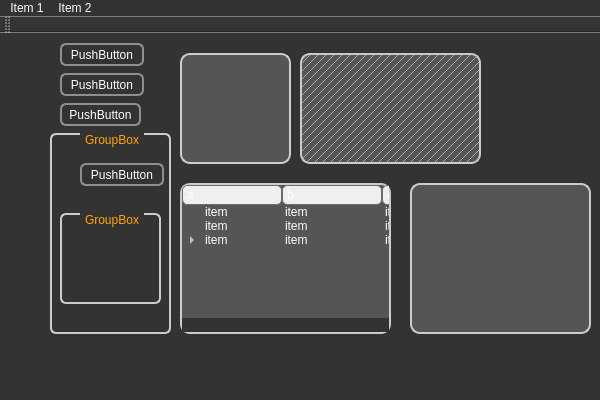
<?xml version="1.0" encoding="UTF-8"?>
<ui version="4.0">
 <class>MainWindow</class>
 <widget class="QMainWindow" name="MainWindow">
  <property name="geometry">
   <rect>
    <x>0</x>
    <y>0</y>
    <width>600</width>
    <height>400</height>
   </rect>
  </property>
  <property name="font">
   <font>
    <stylestrategy>PreferAntialias</stylestrategy>
   </font>
  </property>
  <property name="windowTitle">
   <string>MainWindow</string>
  </property>
  <property name="styleSheet">
   <string notr="true">* {
	background: #333; 
	color: white;
}


QScrollBar::add-line, QScrollBar::sub-line {width:0;height:0;}
QScrollBar{margin:1px 1px 1px 1px;}
QScrollBar::handle{
	border-radius:4px;
	background-color: qlineargradient(x1:0, y1:0, x2:0, y2:1,
                                       stop:0 #717171, stop: 0.5 #505050,
                                       stop: 0.6 #434343, stop:1 #757575);
}
QScrollBar::add-page, QScrollBar::sub-page{
	background-color: qlineargradient(x1:0, y1:0, x2:0, y2:1,
                                       stop:0 #333, stop: 0.2 #222,
                                       stop: 0.8 #222, stop:1 #444);
}

QGraphicsView, QMdiArea, QTreeView {
	border:2px solid #ccc;
	border-radius:10px; 
	background-color:#555;
}


QHeaderView { background-color: transparent; }
QHeaderView::section {
	background-color: qlineargradient(x1:0, y1:0, x2:0, y2:1,
                                       stop:0 #616161, stop: 0.5 #505050,
                                       stop: 0.6 #434343, stop:1 #656565);
	color: white;
	padding-left: 4px;
	border: 1px solid #6c6c6c;
	border-radius:5px;
 }

QMenuBar {
	background-color: qlineargradient(x1:0, y1:0, x2:0, y2:1,
                                       stop:0 #888, stop:1 #aaa);
 } QMenuBar::item  {
	spacing: 3px; /* spacing between menu bar items */
	padding: 1px 4px;
	background: transparent;
	border-radius: 4px;
} QMenuBar::item:selected { /* when selected using mouse or keyboard */
	background: #b8b8b8;
} QMenuBar::item:pressed {
	background: #aaa;
}

QMenu {
	border: 1px solid black;
	background-color: qlineargradient(x1:0, y1:0, x2:0, y2:1,
                                       stop:0 #616161, stop: 0.5 #505050,
                                       stop: 0.52 #434343, stop:1 #656565);
} QMenu::item {
} QMenu::item:selected {
	background-color: #654321;
}

QPushButton {
	border: 2px solid #8f8f91;
	border-radius: 6px;
	background-color: qlineargradient(x1:0, y1:0, x2:0, y2:1,
                                       stop:0 #717171, stop: 0.5 #606060,
                                       stop: 0.6 #535353, stop:1 #757575);
} QPushButton:pressed {
	background-color: qlineargradient(x1:0, y1:0, x2:0, y2:1,
										stop:0.5 #717171, 
										stop: 1 #606060,
										stop: 0 #535353, 
										stop:0.6 #757575);
}

QGroupBox {
	 background-color: qlineargradient(x1: 0, y1: 0, x2: 0, y2: 1,
                                       stop: 0 #555, stop: 1 #888);
	border: 2px solid #CCC;
	border-radius: 6px;
	margin-top: 1ex; /* leave space at the top for the title */
} QGroupBox::title {
	color: orange;	
	subcontrol-origin: margin;
	subcontrol-position: top center; /* position at the top center */
	padding: 0 3px;
}</string>
  </property>
  <widget class="QWidget" name="centralWidget">
   <widget class="QPushButton" name="pushButton">
    <property name="geometry">
     <rect>
      <x>60</x>
      <y>10</y>
      <width>84</width>
      <height>23</height>
     </rect>
    </property>
    <property name="text">
     <string>PushButton</string>
    </property>
   </widget>
   <widget class="QPushButton" name="pushButton_2">
    <property name="geometry">
     <rect>
      <x>60</x>
      <y>40</y>
      <width>84</width>
      <height>23</height>
     </rect>
    </property>
    <property name="text">
     <string>PushButton</string>
    </property>
   </widget>
   <widget class="QPushButton" name="pushButton_3">
    <property name="geometry">
     <rect>
      <x>60</x>
      <y>70</y>
      <width>81</width>
      <height>23</height>
     </rect>
    </property>
    <property name="text">
     <string>PushButton</string>
    </property>
   </widget>
   <widget class="QGroupBox" name="groupBox">
    <property name="geometry">
     <rect>
      <x>50</x>
      <y>100</y>
      <width>121</width>
      <height>201</height>
     </rect>
    </property>
    <property name="title">
     <string>GroupBox</string>
    </property>
    <widget class="QGroupBox" name="groupBox_2">
     <property name="geometry">
      <rect>
       <x>10</x>
       <y>80</y>
       <width>101</width>
       <height>91</height>
      </rect>
     </property>
     <property name="title">
      <string>GroupBox</string>
     </property>
    </widget>
    <widget class="QPushButton" name="pushButton_4">
     <property name="geometry">
      <rect>
       <x>30</x>
       <y>30</y>
       <width>84</width>
       <height>23</height>
      </rect>
     </property>
     <property name="text">
      <string>PushButton</string>
     </property>
    </widget>
   </widget>
   <widget class="QGraphicsView" name="graphicsView">
    <property name="geometry">
     <rect>
      <x>180</x>
      <y>20</y>
      <width>111</width>
      <height>111</height>
     </rect>
    </property>
    <property name="styleSheet">
     <string notr="true"/>
    </property>
   </widget>
   <widget class="QTreeWidget" name="treeWidget">
    <property name="geometry">
     <rect>
      <x>180</x>
      <y>150</y>
      <width>211</width>
      <height>151</height>
     </rect>
    </property>
    <property name="styleSheet">
     <string notr="true"/>
    </property>
    <attribute name="headerVisible">
     <bool>true</bool>
    </attribute>
    <attribute name="headerDefaultSectionSize">
     <number>100</number>
    </attribute>
    <attribute name="headerDefaultSectionSize">
     <number>100</number>
    </attribute>
    <attribute name="headerVisible">
     <bool>true</bool>
    </attribute>
    <column>
     <property name="text">
      <string>a</string>
     </property>
    </column>
    <column>
     <property name="text">
      <string>b</string>
     </property>
    </column>
    <column>
     <property name="text">
      <string>c</string>
     </property>
    </column>
    <item>
     <property name="text">
      <string>item</string>
     </property>
     <property name="text">
      <string>item</string>
     </property>
     <property name="text">
      <string>item</string>
     </property>
    </item>
    <item>
     <property name="text">
      <string>item</string>
     </property>
     <property name="text">
      <string>item</string>
     </property>
     <property name="text">
      <string>item</string>
     </property>
    </item>
    <item>
     <property name="text">
      <string>item</string>
     </property>
     <property name="text">
      <string>item</string>
     </property>
     <property name="text">
      <string>item</string>
     </property>
     <item>
      <property name="text">
       <string>item</string>
      </property>
      <property name="text">
       <string>item</string>
      </property>
      <property name="text">
       <string>item</string>
      </property>
     </item>
    </item>
   </widget>
   <widget class="QMdiArea" name="mdiArea">
    <property name="geometry">
     <rect>
      <x>300</x>
      <y>20</y>
      <width>181</width>
      <height>111</height>
     </rect>
    </property>
    <property name="frameShape">
     <enum>QFrame::NoFrame</enum>
    </property>
    <property name="background">
     <brush brushstyle="BDiagPattern">
      <color alpha="255">
       <red>179</red>
       <green>173</green>
       <blue>164</blue>
      </color>
     </brush>
    </property>
    <property name="viewMode">
     <enum>QMdiArea::SubWindowView</enum>
    </property>
    <widget class="QWidget" name="subwindow">
     <property name="windowTitle">
      <string>Subwindow</string>
     </property>
    </widget>
   </widget>
   <widget class="QFrame" name="frame">
    <property name="geometry">
     <rect>
      <x>410</x>
      <y>150</y>
      <width>181</width>
      <height>151</height>
     </rect>
    </property>
    <property name="styleSheet">
     <string notr="true">	border:2px solid #ccc;
	border-radius:10px; 
	background-color:#555;</string>
    </property>
    <property name="frameShape">
     <enum>QFrame::StyledPanel</enum>
    </property>
    <property name="frameShadow">
     <enum>QFrame::Raised</enum>
    </property>
   </widget>
  </widget>
  <widget class="QMenuBar" name="menuBar">
   <property name="geometry">
    <rect>
     <x>0</x>
     <y>0</y>
     <width>600</width>
     <height>19</height>
    </rect>
   </property>
   <widget class="QMenu" name="menuItem_1">
    <property name="title">
     <string>Item 1</string>
    </property>
    <widget class="QMenu" name="menuItem">
     <property name="title">
      <string>Item</string>
     </property>
     <addaction name="actionSdfsdfsdf"/>
     <addaction name="actionSdfsdfsdf_2"/>
    </widget>
    <addaction name="actionItem"/>
    <addaction name="menuItem"/>
    <addaction name="separator"/>
    <addaction name="actionItem_3"/>
    <addaction name="actionItem_4"/>
    <addaction name="separator"/>
    <addaction name="actionItem_5"/>
   </widget>
   <widget class="QMenu" name="menuItem_2">
    <property name="title">
     <string>Item 2</string>
    </property>
    <addaction name="actionAsdasdasd"/>
   </widget>
   <addaction name="menuItem_1"/>
   <addaction name="menuItem_2"/>
  </widget>
  <widget class="QToolBar" name="mainToolBar">
   <attribute name="toolBarArea">
    <enum>TopToolBarArea</enum>
   </attribute>
   <attribute name="toolBarBreak">
    <bool>false</bool>
   </attribute>
  </widget>
  <widget class="QStatusBar" name="statusBar"/>
  <action name="actionItem">
   <property name="text">
    <string>Item</string>
   </property>
  </action>
  <action name="actionItem_3">
   <property name="text">
    <string>Item</string>
   </property>
  </action>
  <action name="actionItem_4">
   <property name="text">
    <string>Item</string>
   </property>
  </action>
  <action name="actionItem_5">
   <property name="text">
    <string>Item</string>
   </property>
  </action>
  <action name="actionAsdasdasd">
   <property name="text">
    <string>asdasdasd</string>
   </property>
  </action>
  <action name="actionSdfsdfsdf">
   <property name="text">
    <string>sdfsdfsdf</string>
   </property>
  </action>
  <action name="actionSdfsdfsdf_2">
   <property name="text">
    <string>sdfsdfsdf</string>
   </property>
  </action>
 </widget>
 <layoutdefault spacing="6" margin="11"/>
 <resources/>
 <connections/>
</ui>
